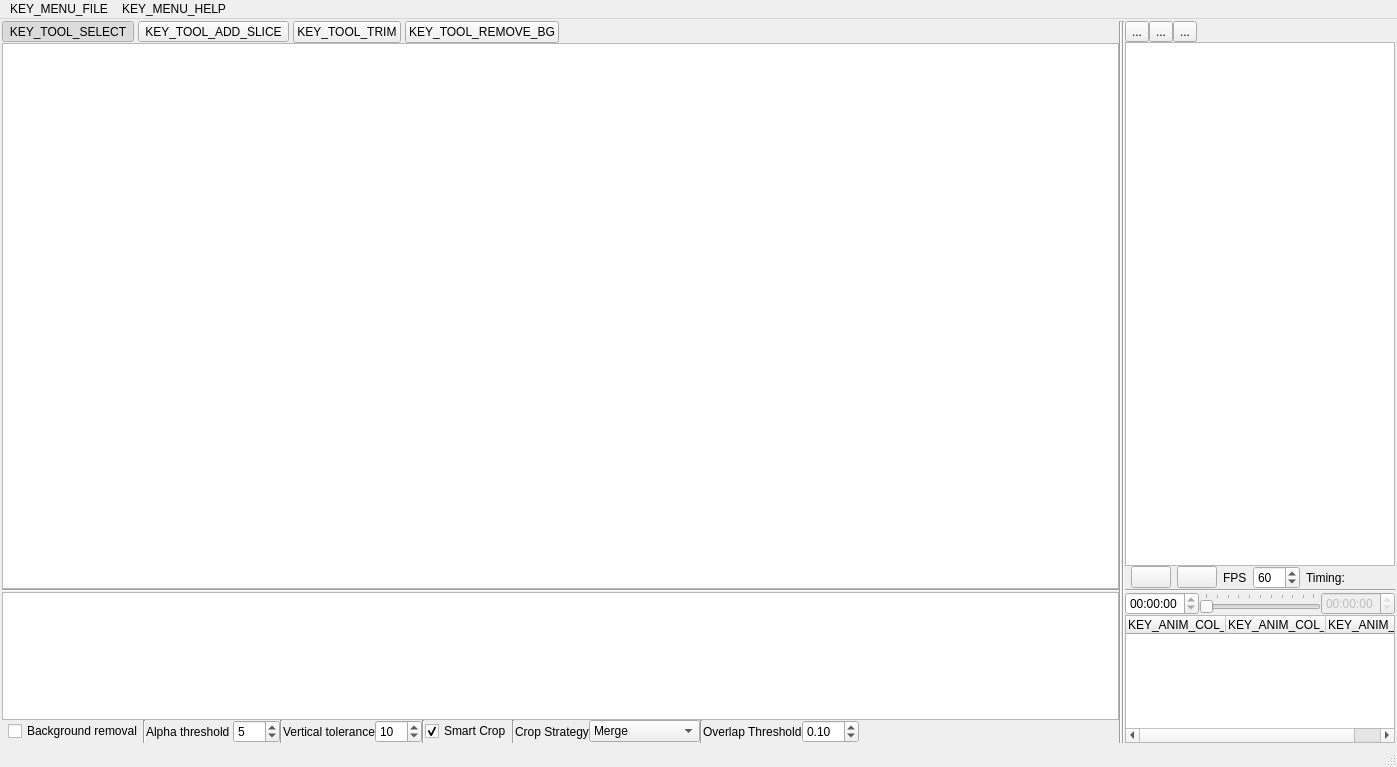
<?xml version="1.0" encoding="UTF-8"?>
<ui version="4.0">
 <class>MainWindow</class>
 <widget class="QMainWindow" name="MainWindow">
  <property name="geometry">
   <rect>
    <x>0</x>
    <y>0</y>
    <width>1397</width>
    <height>767</height>
   </rect>
  </property>
  <property name="sizePolicy">
   <sizepolicy hsizetype="Maximum" vsizetype="Maximum">
    <horstretch>0</horstretch>
    <verstretch>0</verstretch>
   </sizepolicy>
  </property>
  <property name="minimumSize">
   <size>
    <width>0</width>
    <height>0</height>
   </size>
  </property>
  <property name="maximumSize">
   <size>
    <width>16777215</width>
    <height>16777215</height>
   </size>
  </property>
  <property name="windowTitle">
   <string>Sprite Studio</string>
  </property>
  <widget class="QWidget" name="centralwidget">
   <property name="sizePolicy">
    <sizepolicy hsizetype="Expanding" vsizetype="Expanding">
     <horstretch>0</horstretch>
     <verstretch>0</verstretch>
    </sizepolicy>
   </property>
   <property name="minimumSize">
    <size>
     <width>0</width>
     <height>0</height>
    </size>
   </property>
   <property name="maximumSize">
    <size>
     <width>16777215</width>
     <height>16777215</height>
    </size>
   </property>
   <layout class="QVBoxLayout" name="verticalLayout_2">
    <property name="spacing">
     <number>2</number>
    </property>
    <property name="leftMargin">
     <number>2</number>
    </property>
    <property name="topMargin">
     <number>2</number>
    </property>
    <property name="rightMargin">
     <number>2</number>
    </property>
    <property name="bottomMargin">
     <number>2</number>
    </property>
    <item>
     <layout class="QHBoxLayout" name="DataArea" stretch="4,0,0,0">
      <property name="spacing">
       <number>0</number>
      </property>
      <item>
        <layout class="QVBoxLayout" name="verticalLayout_3" stretch="0,4,0,1,0">
         <item>
          <layout class="QHBoxLayout" name="sliceToolBar">
           <property name="spacing">
            <number>4</number>
           </property>
           <item>
            <widget class="QToolButton" name="btnToolSelect">
             <property name="text">
              <string>KEY_TOOL_SELECT</string>
             </property>
             <property name="checkable">
              <bool>true</bool>
             </property>
             <property name="checked">
              <bool>true</bool>
             </property>
             <property name="autoExclusive">
              <bool>true</bool>
             </property>
             <property name="toolTip">
              <string>KEY_TOOLTIP_TOOL_SELECT</string>
             </property>
            </widget>
           </item>
           <item>
            <widget class="QToolButton" name="btnToolAddSlice">
             <property name="text">
              <string>KEY_TOOL_ADD_SLICE</string>
             </property>
             <property name="checkable">
              <bool>true</bool>
             </property>
             <property name="autoExclusive">
              <bool>true</bool>
             </property>
             <property name="toolTip">
              <string>KEY_TOOLTIP_TOOL_ADD_SLICE</string>
             </property>
            </widget>
           </item>
           <item>
            <widget class="QPushButton" name="btnTrimSlice">
             <property name="text">
              <string>KEY_TOOL_TRIM</string>
             </property>
             <property name="toolTip">
              <string>KEY_TOOLTIP_TOOL_TRIM</string>
             </property>
            </widget>
           </item>
           <item>
            <widget class="QPushButton" name="btnRemoveBg">
             <property name="text">
              <string>KEY_TOOL_REMOVE_BG</string>
             </property>
             <property name="toolTip">
              <string>KEY_TOOLTIP_TOOL_REMOVE_BG</string>
             </property>
            </widget>
           </item>
           <item>
            <spacer name="spacerSliceTools">
             <property name="orientation">
              <enum>Qt::Orientation::Horizontal</enum>
             </property>
             <property name="sizeHint" stdset="0">
              <size>
               <width>40</width>
               <height>20</height>
              </size>
             </property>
            </spacer>
           </item>
          </layout>
         </item>
         <item>
          <widget class="QGraphicsView" name="graphicsViewLayers"/>
         </item>
        <item>
         <widget class="Line" name="line_2">
          <property name="orientation">
           <enum>Qt::Orientation::Horizontal</enum>
          </property>
         </widget>
        </item>
        <item>
         <widget class="QListView" name="framesList">
          <property name="sizePolicy">
           <sizepolicy hsizetype="Expanding" vsizetype="Fixed">
            <horstretch>0</horstretch>
            <verstretch>0</verstretch>
           </sizepolicy>
          </property>
          <property name="minimumSize">
           <size>
            <width>0</width>
            <height>128</height>
           </size>
          </property>
          <property name="maximumSize">
           <size>
            <width>16777215</width>
            <height>128</height>
           </size>
          </property>
          <property name="baseSize">
           <size>
            <width>0</width>
            <height>128</height>
           </size>
          </property>
          <property name="font">
           <font>
            <pointsize>10</pointsize>
           </font>
          </property>
          <property name="cursor" stdset="0">
           <cursorShape>OpenHandCursor</cursorShape>
          </property>
          <property name="acceptDrops">
           <bool>true</bool>
          </property>
          <property name="verticalScrollBarPolicy">
           <enum>Qt::ScrollBarPolicy::ScrollBarAlwaysOff</enum>
          </property>
          <property name="horizontalScrollBarPolicy">
           <enum>Qt::ScrollBarPolicy::ScrollBarAsNeeded</enum>
          </property>
          <property name="sizeAdjustPolicy">
           <enum>QAbstractScrollArea::SizeAdjustPolicy::AdjustToContents</enum>
          </property>
          <property name="dragEnabled">
           <bool>true</bool>
          </property>
          <property name="dragDropMode">
           <enum>QAbstractItemView::DragDropMode::InternalMove</enum>
          </property>
          <property name="defaultDropAction">
           <enum>Qt::DropAction::MoveAction</enum>
          </property>
          <property name="textElideMode">
           <enum>Qt::TextElideMode::ElideNone</enum>
          </property>
          <property name="movement">
           <enum>QListView::Movement::Free</enum>
          </property>
          <property name="flow">
           <enum>QListView::Flow::LeftToRight</enum>
          </property>
          <property name="isWrapping" stdset="0">
           <bool>false</bool>
          </property>
          <property name="resizeMode">
           <enum>QListView::ResizeMode::Fixed</enum>
          </property>
          <property name="spacing">
           <number>0</number>
          </property>
          <property name="viewMode">
           <enum>QListView::ViewMode::IconMode</enum>
          </property>
          <property name="uniformItemSizes">
           <bool>false</bool>
          </property>
          <property name="itemAlignment">
           <set>Qt::AlignmentFlag::AlignBaseline|Qt::AlignmentFlag::AlignBottom</set>
          </property>
         </widget>
        </item>
        <item>
         <layout class="QHBoxLayout" name="AtlasButtons">
          <property name="leftMargin">
           <number>6</number>
          </property>
          <property name="rightMargin">
           <number>6</number>
          </property>
          <item>
           <widget class="QCheckBox" name="backgroundRemoval">
            <property name="text">
             <string>Background removal</string>
            </property>
           </widget>
          </item>
          <item>
           <widget class="Line" name="line_6">
            <property name="orientation">
             <enum>Qt::Orientation::Vertical</enum>
            </property>
           </widget>
          </item>
          <item>
           <widget class="QLabel" name="label">
            <property name="text">
             <string>Alpha threshold </string>
            </property>
           </widget>
          </item>
          <item>
           <widget class="QSpinBox" name="alphaThreshold">
            <property name="maximum">
             <number>255</number>
            </property>
            <property name="value">
             <number>5</number>
            </property>
           </widget>
          </item>
          <item>
           <widget class="Line" name="line_7">
            <property name="orientation">
             <enum>Qt::Orientation::Vertical</enum>
            </property>
           </widget>
          </item>
          <item>
           <widget class="QLabel" name="label_2">
            <property name="text">
             <string>Vertical tolerance</string>
            </property>
           </widget>
          </item>
          <item>
           <widget class="QSpinBox" name="verticalTolerance">
            <property name="maximum">
             <number>999</number>
            </property>
            <property name="value">
             <number>10</number>
            </property>
           </widget>
          </item>
          <item>
           <widget class="Line" name="line_5">
            <property name="orientation">
             <enum>Qt::Orientation::Vertical</enum>
            </property>
           </widget>
          </item>
          <item>
           <widget class="QCheckBox" name="enableSmartCropCheckbox">
            <property name="text">
             <string>Smart Crop</string>
            </property>
            <property name="checked">
             <bool>true</bool>
            </property>
           </widget>
          </item>
          <item>
           <widget class="Line" name="line_8">
            <property name="orientation">
             <enum>Qt::Orientation::Vertical</enum>
            </property>
           </widget>
          </item>
          <item>
           <widget class="QLabel" name="label_4">
            <property name="text">
             <string>Crop Strategy</string>
            </property>
           </widget>
          </item>
          <item>
           <widget class="QComboBox" name="cropStrategyCombobox">
            <item>
             <property name="text">
              <string>Merge</string>
             </property>
            </item>
            <item>
             <property name="text">
              <string>Separate</string>
             </property>
            </item>
            <item>
             <property name="text">
              <string>Boundary</string>
             </property>
            </item>
            <item>
             <property name="text">
              <string>Alpha Channel</string>
             </property>
            </item>
           </widget>
          </item>
          <item>
           <widget class="Line" name="line_9">
            <property name="orientation">
             <enum>Qt::Orientation::Vertical</enum>
            </property>
           </widget>
          </item>
          <item>
           <widget class="QLabel" name="label_3">
            <property name="text">
             <string>Overlap Threshold</string>
            </property>
           </widget>
          </item>
          <item>
           <widget class="QDoubleSpinBox" name="overlapThresholdSpinbox">
            <property name="singleStep">
             <double>0.010000000000000</double>
            </property>
            <property name="value">
             <double>0.100000000000000</double>
            </property>
           </widget>
          </item>
          <item>
           <spacer name="spacer">
            <property name="orientation">
             <enum>Qt::Orientation::Horizontal</enum>
            </property>
            <property name="sizeHint" stdset="0">
             <size>
              <width>40</width>
              <height>20</height>
             </size>
            </property>
           </spacer>
          </item>
         </layout>
        </item>
       </layout>
      </item>
      <item>
       <widget class="Line" name="line">
        <property name="orientation">
         <enum>Qt::Orientation::Vertical</enum>
        </property>
       </widget>
      </item>
      <item>
       <widget class="Line" name="line_4">
        <property name="orientation">
         <enum>Qt::Orientation::Vertical</enum>
        </property>
       </widget>
      </item>
      <item>
       <layout class="QVBoxLayout" name="animationArea">
        <item>
         <layout class="QHBoxLayout" name="toolBox">
          <item>
           <widget class="QToolButton" name="spriteCleanButton">
            <property name="toolTip">
             <string>Edit current frame pixels</string>
            </property>
            <property name="text">
             <string>...</string>
            </property>
            <property name="icon">
             <iconset theme="edit-clear"/>
            </property>
           </widget>
          </item>
          <item>
           <widget class="QToolButton" name="spriteAlignButton">
            <property name="toolTip">
             <string>Set fixed point</string>
            </property>
            <property name="text">
             <string>...</string>
            </property>
            <property name="icon">
             <iconset theme="format-text-direction-ltr"/>
            </property>
           </widget>
          </item>
          <item>
           <widget class="QToolButton" name="mirrorButton">
            <property name="text">
             <string>...</string>
            </property>
            <property name="icon">
             <iconset theme="object-flip-horizontal"/>
            </property>
           </widget>
          </item>
          <item>
           <spacer name="horizontalSpacer_2">
            <property name="orientation">
             <enum>Qt::Orientation::Horizontal</enum>
            </property>
            <property name="sizeHint" stdset="0">
             <size>
              <width>40</width>
              <height>20</height>
             </size>
            </property>
           </spacer>
          </item>
         </layout>
        </item>
        <item>
         <widget class="QGraphicsView" name="graphicsViewResult"/>
        </item>
        <item>
         <layout class="QHBoxLayout" name="MediaButtons">
          <property name="spacing">
           <number>6</number>
          </property>
          <property name="leftMargin">
           <number>6</number>
          </property>
          <property name="rightMargin">
           <number>6</number>
          </property>
          <item>
           <widget class="QPushButton" name="Pause">
            <property name="text">
             <string/>
            </property>
            <property name="icon">
             <iconset theme="QIcon::ThemeIcon::MediaPlaybackPause"/>
            </property>
           </widget>
          </item>
          <item>
           <widget class="QPushButton" name="Play">
            <property name="text">
             <string/>
            </property>
            <property name="icon">
             <iconset theme="QIcon::ThemeIcon::MediaPlaybackStart"/>
            </property>
           </widget>
          </item>
          <item>
           <widget class="QLabel" name="fpsLabel">
            <property name="text">
             <string>FPS</string>
            </property>
            <property name="margin">
             <number>0</number>
            </property>
           </widget>
          </item>
          <item>
           <widget class="QSpinBox" name="fps">
            <property name="minimum">
             <number>1</number>
            </property>
            <property name="maximum">
             <number>255</number>
            </property>
            <property name="value">
             <number>60</number>
            </property>
           </widget>
          </item>
          <item>
           <widget class="QLabel" name="timingLabel">
            <property name="text">
             <string>Timing: </string>
            </property>
           </widget>
          </item>
          <item>
           <spacer name="horizontalSpacer">
            <property name="orientation">
             <enum>Qt::Orientation::Horizontal</enum>
            </property>
            <property name="sizeHint" stdset="0">
             <size>
              <width>40</width>
              <height>20</height>
             </size>
            </property>
           </spacer>
          </item>
         </layout>
        </item>
        <item>
         <widget class="Line" name="line_3">
          <property name="orientation">
           <enum>Qt::Orientation::Horizontal</enum>
          </property>
         </widget>
        </item>
        <item>
         <layout class="QHBoxLayout" name="DataTiming">
          <property name="spacing">
           <number>0</number>
          </property>
          <item>
           <widget class="QTimeEdit" name="timeFrom">
            <property name="enabled">
             <bool>true</bool>
            </property>
            <property name="readOnly">
             <bool>true</bool>
            </property>
            <property name="displayFormat">
             <string>hh:mm:ss</string>
            </property>
           </widget>
          </item>
          <item>
           <layout class="QVBoxLayout" name="verticalLayout">
            <property name="spacing">
             <number>0</number>
            </property>
            <item>
             <widget class="QSlider" name="sliderFrom">
              <property name="orientation">
               <enum>Qt::Orientation::Horizontal</enum>
              </property>
              <property name="tickPosition">
               <enum>QSlider::TickPosition::TicksAbove</enum>
              </property>
             </widget>
            </item>
           </layout>
          </item>
          <item>
           <widget class="QTimeEdit" name="timeTo">
            <property name="enabled">
             <bool>false</bool>
            </property>
            <property name="readOnly">
             <bool>true</bool>
            </property>
            <property name="displayFormat">
             <string>hh:mm:ss</string>
            </property>
           </widget>
          </item>
         </layout>
        </item>
        <item>
         <widget class="QTreeWidget" name="animationList">
          <property name="minimumSize">
           <size>
            <width>0</width>
            <height>128</height>
           </size>
          </property>
          <property name="maximumSize">
           <size>
            <width>16777215</width>
            <height>128</height>
           </size>
          </property>
          <property name="rootIsDecorated">
           <bool>false</bool>
          </property>
          <column>
           <property name="text">
            <string>KEY_ANIM_COL_NAME</string>
           </property>
          </column>
          <column>
           <property name="text">
            <string>KEY_ANIM_COL_FPS</string>
           </property>
          </column>
          <column>
           <property name="text">
            <string>KEY_ANIM_COL_FRAMES</string>
           </property>
          </column>
         </widget>
        </item>
       </layout>
      </item>
     </layout>
    </item>
   </layout>
  </widget>
  <widget class="QMenuBar" name="menuBar">
   <property name="geometry">
    <rect>
     <x>0</x>
     <y>0</y>
     <width>1397</width>
     <height>21</height>
    </rect>
   </property>
   <widget class="QMenu" name="menuFile">
    <property name="title">
     <string>KEY_MENU_FILE</string>
    </property>
    <addaction name="actionNewProject"/>
    <addaction name="actionOpenProject"/>
    <addaction name="actionOpen"/>
    <addaction name="separator"/>
    <addaction name="actionSaveProject"/>
    <addaction name="actionSaveProjectAs"/>
    <addaction name="separator"/>
    <addaction name="actionExport"/>
    <addaction name="actionExportAs"/>
    <addaction name="separator"/>
    <addaction name="actionExit"/>
   </widget>
   <widget class="QMenu" name="menuHelp">
    <property name="title">
     <string>KEY_MENU_HELP</string>
    </property>
    <addaction name="actionAbout"/>
   </widget>
   <addaction name="menuFile"/>
   <addaction name="menuHelp"/>
  </widget>
  <widget class="QStatusBar" name="statusBar"/>
  <action name="actionNewProject">
   <property name="text">
    <string>KEY_ACTION_NEW_PROJECT</string>
   </property>
  </action>
  <action name="actionOpenProject">
   <property name="text">
    <string>KEY_ACTION_OPEN_PROJECT</string>
   </property>
  </action>
  <action name="actionLicence">
   <property name="text">
    <string>KEY_ACTION_LICENCE</string>
   </property>
  </action>
  <action name="actionAbout">
   <property name="text">
    <string>KEY_ACTION_ABOUT</string>
   </property>
  </action>
  <action name="actionStart">
   <property name="text">
    <string>KEY_ACTION_START</string>
   </property>
  </action>
  <action name="actionStop">
   <property name="text">
    <string>KEY_ACTION_STOP</string>
   </property>
  </action>
  <action name="actionOpen">
   <property name="text">
    <string>KEY_ACTION_OPEN</string>
   </property>
  </action>
  <action name="actionSave">
   <property name="text">
    <string>KEY_ACTION_SAVE</string>
   </property>
  </action>
  <action name="actionSaveProject">
   <property name="text">
    <string>KEY_ACTION_SAVE_PROJECT</string>
   </property>
  </action>
  <action name="actionSaveProjectAs">
   <property name="text">
    <string>KEY_ACTION_SAVE_PROJECT_AS</string>
   </property>
  </action>
  <action name="actionExport">
   <property name="text">
    <string>KEY_ACTION_EXPORT</string>
   </property>
  </action>
  <action name="actionExportAs">
   <property name="text">
    <string>KEY_ACTION_EXPORT_AS</string>
   </property>
  </action>
  <action name="actionExit">
   <property name="text">
    <string>KEY_ACTION_EXIT</string>
   </property>
  </action>
 </widget>
 <resources/>
 <connections/>
</ui>
